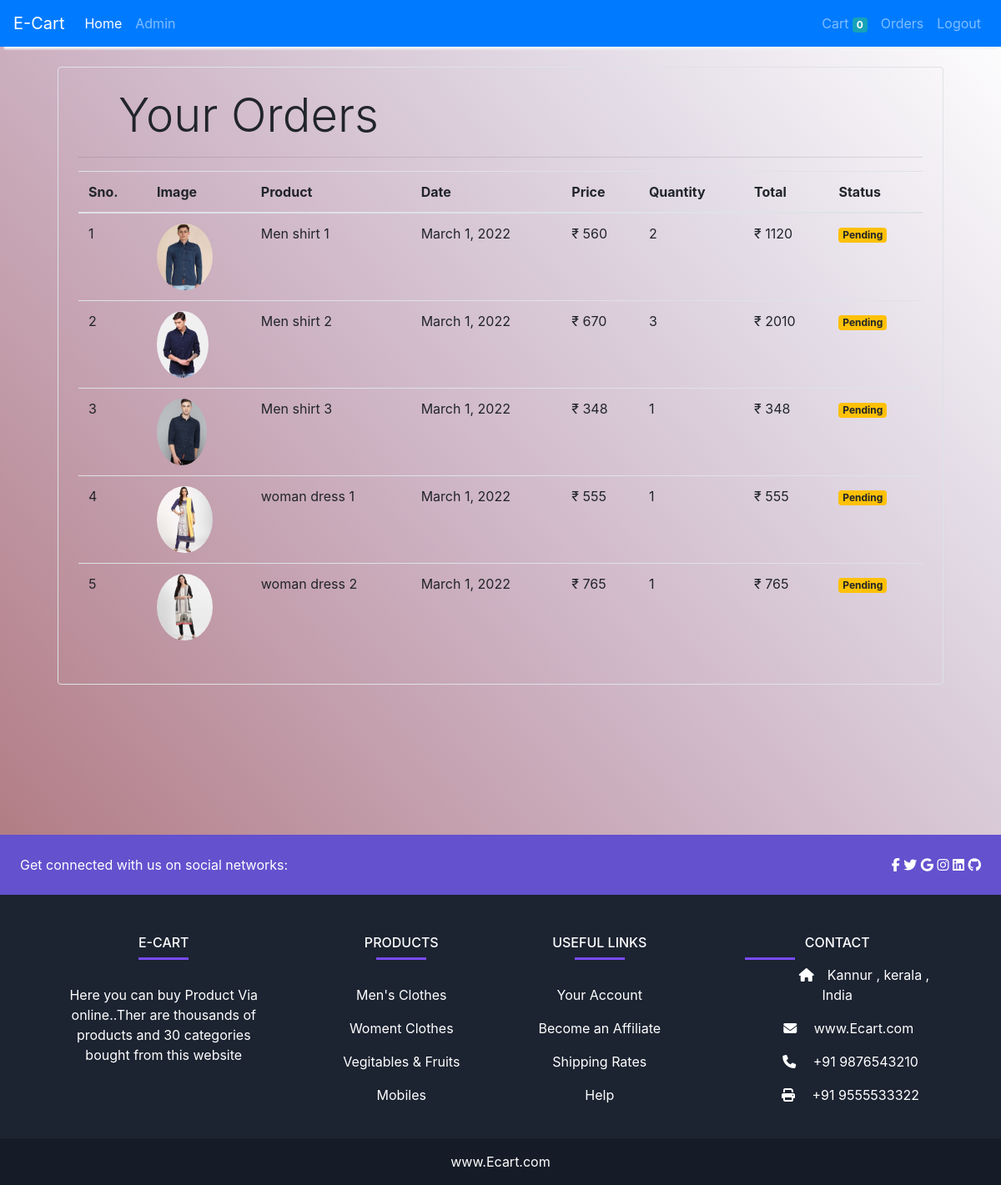
The page /orders (signed in) on the database its author committed.
### store/models/orders.py (models this page shows, shortened)
class Order(models.Model):
    product = models.ForeignKey(Product,
                                on_delete=models.CASCADE)
    customer = models.ForeignKey(Customer,
                                 on_delete=models.CASCADE)
    quantity = models.IntegerField(default=1)
    price = models.IntegerField()
    address = models.CharField(max_length=50, default='', blank=True)
    phone = models.CharField(max_length=50, default='', blank=True)
    date = models.DateField(default=datetime.datetime.today)
    status = models.BooleanField(default=False)
    @staticmethod
    def get_orders_by_customer(customer_id):
        return Order.objects.filter(customer=customer_id).order_by('-date')

### store/models/product.py (models this page shows, shortened)
class Product(models.Model):
    name = models.CharField(max_length=50)
    price = models.IntegerField(default=0)
    category = models.ForeignKey(Category, on_delete=models.CASCADE, default=1)
    description = models.CharField(max_length=200, default='' , null=True , blank=True)
    image = models.ImageField(upload_to='uploads/products/')

### store/middlewares/auth.py (the view)
    def middleware(request):
        print(request.session.get('customer'))
        returnUrl = request.META['PATH_INFO']
        print(request.META['PATH_INFO'])
        if not request.session.get('customer'):
           return redirect(f'login?return_url={returnUrl}')
        response = get_response(request)
        return response

### store/templatetags/custom_filter.py (called while the page is built)
@register.filter(name='currency')
def currency(number):
    return "₹ "+str(number)

@register.filter(name='multiply')
def multiply(number , number1):
    return number * number1

### store/views/orders.py (called while the page is built)
    def get(self , request ):
        customer = request.session.get('customer')
        orders = Order.get_orders_by_customer(customer)
        print(orders)
        return render(request , 'orders.html'  , {'orders' : orders})

### store/templates/orders.html
{% extends 'base.html' %}
{% block content %}
{% load cart %}
{% load custom_filter %}
<div class="container">
   <div class="border rounded p-4 m-4">
        <p class="display-4 pl-4 ml-4">Your Orders</p>
        <hr>
        <table class="table">
            <thead>
                <tr>
                    <th>Sno.</th>
                    <th>Image</th>
                    <th>Product</th>
                    <th>Date</th>
                    <th>Price</th>
                    <th>Quantity</th>
                    <th>Total</th>
                    <th>Status</th>
                </tr>
            </thead>
            <tbody>
                {% for order in orders %}
                <tr>
                    <td>{{forloop.counter}}</td>
                    <td><img style="height: 80px;" class="rounded-circle" src="{{order.product.image.url}}" alt=""></td>
                    <td>{{order.product.name}}</td>
                    <td>{{order.date}}</td>
                    <td>{{order.price|currency}}</td>
                    <td>{{order.quantity}}</td>
                    <td>{{order.quantity|multiply:order.price|currency}}</td>
                    {% if order.status %}
                    <td><small class="badge badge-success">Completed</small></td>
                    {%else%}
                    <td><small class="badge badge-warning">Pending</small></td>
                    {% endif %}
                </tr>
                {% endfor %}
            </tbody>
        </table>
   </div>
</div>
{% endblock %}

### store/templates/base.html (shortened to what this page needs)
<!doctype html>
<html lang="en">
<head>
  {% load static %}
  <link rel="stylesheet" href="https://maxcdn.bootstrapcdn.com/bootstrap/4.0.0/css/bootstrap.min.css"
>
  <link rel="stylesheet" href="{% static 'css/style.css' %}">
</head>
<body">
  <nav class="one-edge-shadow
  sticky-top navbar
  navbar-expand-lg
   navbar-dark bg-primary bg-color">
    <a class="navbar-brand" href="/">E-Cart</a>
    <div class="collapse navbar-collapse" id="navbarSupportedContent">
      <ul class="navbar-nav mr-auto">
        <li class="nav-item active">
          <a class="nav-link" href="/store">Home <span class="sr-only">(current)</span></a>
        </li>
              <li class="nav-item ">
          <a class="nav-link" href="/store">Admin <span class="sr-only">(current)</span></a>
        </li>
      </ul>
      <ul class=" navbar-nav my-2 my-lg-0">
        <li class="nav-item ">
          <a class="nav-link" href="/cart">Cart
            <span class="badge badge-info">{{request.session.cart.keys|length}}</span>
            <span class="sr-only">(current)</span></a>
        </li>
        {% if request.session.customer %}
        <li class="nav-item ">
          <a class="nav-link" href="/orders">Orders<span class="sr-only">(current)</span></a>
        </li>
        <li class="nav-item ">
          <a class="nav-link" href="/logout">Logout<span class="sr-only">(current)</span></a>
        </li>
        {% endif %}
      </ul>
    </div>
  </nav>
    {% block content %}
    {% endblock %}
    <footer
    class="text-center text-lg-start text-white"
    style="margin-top: 180px; background-color: #1c2331"
    >
<section
       class="d-flex justify-content-between p-4"
       style="background-color: #6351ce"
       >
<div class="me-5">
  <span>Get connected with us on social networks:</span>
</div>
<div>
  <a href="" class="text-white me-4">
    <i class="fab fa-facebook-f"></i>
  </a>
  <a href="" class="text-white me-4">
    <i class="fab fa-twitter"></i>
  </a>
  <a href="" class="text-white me-4">
    <i class="fab fa-google"></i>
  </a>
  <a href="" class="text-white me-4">
    <i class="fab fa-instagram"></i>
  </a>
  <a href="" class="text-white me-4">
    <i class="fab fa-linkedin"></i>
  </a>
  <a href="" class="text-white me-4">
    <i class="fab fa-github"></i>
  </a>
</div>
</section>
<section class="">
<div class="container text-center text-md-start mt-5">
  <div class="row mt-3">
    <div class="col-md-3 col-lg-4 col-xl-3 mx-auto mb-4">
      <h6 class="text-uppercase fw-bold">E-Cart</h6>
      <hr
          class="mb-4 mt-0 d-inline-block mx-auto"
          style="width: 60px; background-color: #7c4dff; height: 2px"
          />
      <p>
        Here you can buy Product Via online..Ther are thousands of products and 30 categories bought from this website
      </p>
    </div>
    <div class="col-md-2 col-lg-2 col-xl-2 mx-auto mb-4">
      <h6 class="text-uppercase fw-bold">Products</h6>
      <hr
          class="mb-4 mt-0 d-inline-block mx-auto"
          style="width: 60px; background-color: #7c4dff; height: 2px"
          />
      <p>
        <a href="#!" class="text-white">Men's Clothes</a>
      </p>
      <p>
        <a href="#!" class="text-white">Woment Clothes</a>
      </p>
      <p>
        <a href="#!" class="text-white">Vegitables & Fruits</a>
      </p>
      <p>
        <a href="#!" class="text-white">Mobiles</a>
      </p>
    </div>
    <div class="col-md-3 col-lg-2 col-xl-2 mx-auto mb-4">
      <h6 class="text-uppercase fw-bold">Useful links</h6>
      <hr
          class="mb-4 mt-0 d-inline-block mx-auto"
          style="width: 60px; background-color: #7c4dff; height: 2px"
          />
      <p>
        <a href="#!" class="text-white">Your Account</a>
      </p>
      <p>
        <a href="#!" class="text-white">Become an Affiliate</a>
      </p>
      <p>
        <a href="#!" class="text-white">Shipping Rates</a>
      </p>
      <p>
        <a href="#!" class="text-white">Help</a>
      </p>
    </div>
    <div class="col-md-4 col-lg-3 col-xl-3 mx-auto mb-md-0 mb-4">
      <h6 class="text-uppercase fw-bold">Contact</h6>
      <hr
          class="mb-4 mt-0 d-inline-block mx-auto"
          style="width: 60px; background-color: #7c4dff; height: 2px"
          />
      <i class="fas fa-home mr-3"></i>Kannur , kerala , India </p>
      <p>&nbsp; &nbsp;&nbsp; &nbsp;<i class="fas fa-envelope mr-3"></i> www.Ecart.com</p>
      <p>&nbsp; &nbsp;&nbsp; &nbsp;&nbsp;<i class="fas fa-phone mr-3"></i> +91 9876543210</p>
      <p>&nbsp; &nbsp;&nbsp; &nbsp;&nbsp;<i class="fas fa-print mr-3"></i> +91 9555533322</p>
    </div>
  </div>
</div>
</section>
<div
   class="text-center p-3"
   style="background-color: rgba(0, 0, 0, 0.2)"
   >
<a class="text-white" href="https://mdbootstrap.com/"
   >www.Ecart.com</a
  >
</div>
</footer>
</body>
</html>

### static/css/style.css (style rules this page uses)
.bg-color { background-color: brown; }

### rows shown on the page
Order: product.image (picture), product.name "Men shirt 1", date "March 1, 2022", price "₹ 560", quantity "2", quantity|multiply "₹ 1120", status "Pending"
Order: product.image (picture), product.name "Men shirt 2", date "March 1, 2022", price "₹ 670", quantity "3", quantity|multiply "₹ 2010", status "Pending"
Order: product.image (picture), product.name "Men shirt 3", date "March 1, 2022", price "₹ 348", quantity "1", quantity|multiply "₹ 348", status "Pending"
Order: product.image (picture), product.name "woman dress 1", date "March 1, 2022", price "₹ 555", quantity "1", quantity|multiply "₹ 555", status "Pending"
Order: product.image (picture), product.name "woman dress 2", date "March 1, 2022", price "₹ 765", quantity "1", quantity|multiply "₹ 765", status "Pending"

### other values the page prints
{{ request.session.cart.keys|length }} "0"
